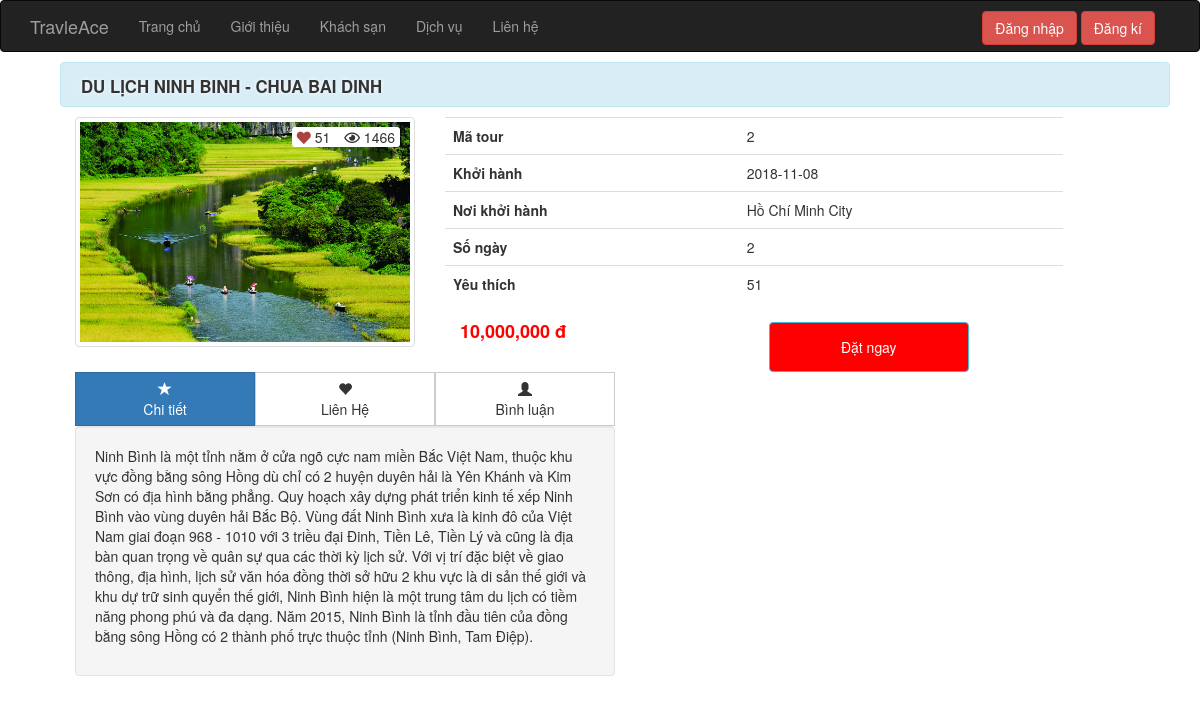
/site/chitiet/chitiet.php?ma_tour=2, run on the app's committed database.
### tables this page shows
CREATE TABLE `tour` (
  `ma_tour` int(11) NOT NULL,
  `ten_tour` varchar(100) NOT NULL,
  `hinh` varchar(50) NOT NULL,
  `ma_kvt` int(11) NOT NULL,
  `gia` float NOT NULL,
  `so_ngay` int(11) NOT NULL,
  `so_luot_xem` int(11) NOT NULL,
  `so_luot_yeu_thich` int(11) NOT NULL,
  `ngay_khoi_hanh` date NOT NULL,
  `noi_khoi_hanh` varchar(50) NOT NULL,
  `chi_tiet` text NOT NULL,
  `tong_so_ve` int(11) NOT NULL,
  `so_ve_da_dat` int(11) NOT NULL
);

### site/chitiet/chitiet.php (called while the page is built, shortened)
<?php
require_once "../../global.php";
require_once "../../pdo.php";
$ma_tour=$_GET['ma_tour'];
$tour=tour_by_ma_tour($ma_tour);
extract($_REQUEST);
extract($tour);
require "../../layout.php";
 ?>

### pdo.php (called while the page is built, shortened)
<?php
function pdo_get_connection(){
    $dburl = "mysql:host=localhost;dbname=duan;charset=utf8";
    $username = 'root';
    $password = '';
    $conn = new PDO($dburl, $username, $password);
    $conn->setAttribute(PDO::ATTR_ERRMODE, PDO::ERRMODE_EXCEPTION);
    return $conn;
}
function pdo_query_one($sql){
    $sql_args = array_slice(func_get_args(), 1);
    try{
        $conn = pdo_get_connection();
        $stmt = $conn->prepare($sql);
        $stmt->execute($sql_args);
        $row = $stmt->fetch(PDO::FETCH_ASSOC);
        return $row;
    }
    catch(PDOException $e){
        throw $e;
    }
    finally{
        unset($conn);
    }
}

### dao/chitiet.php (called while the page is built, shortened)
<?php
	function tour_by_ma_tour($ma_tour){
		$sql="SELECT * from tour where ma_tour=?";
		return pdo_query_one($sql,$ma_tour);
	}
 ?>

### global.php (called while the page is built, shortened)
<?php
$ROOT_URL = "/duan1";

### site/chitiet/chitiet-ui.php (the view, shortened to what this page needs)
<div class="container">
	<div class="col-md-12 chi-tiet-tour">
		<h3 class="alert-info alert tieu-de-top"><a href="#"><?=$ten_tour?></a></h3>
		<div class="col-md-4 img-tour">
			<img width="100%" class="img-responsive img-thumbnail" src="<?=$ROOT_URL?>/css/images/<?=$hinh?>" alt="">
			<div class="tools">
				<a class="yeu-thich" href="chitiet.php?like&ma_tour=<?=$ma_tour?>">
					<span class="fas fa-heart text-danger "></span>
					<span class="so-luot-yt"><?=$so_luot_yeu_thich?></span>
				</a>
				<a class="luot-xem" href="">
					<span class="far fa-eye"></span>
					<span class="so-luot-xem"><?=$so_luot_xem?></span>
				</a>
			</div>
		</div>
		<div class="col-md-7">
			<table class="table table-hover" border="0">
				<tbody>
					<tr>
						<th class="bold">Mã tour</th>
						<td><?=$ma_tour?></td>
					</tr>
					<tr>
						<th class="bold">Khởi hành</th>
						<td><?=$ngay_khoi_hanh?></td>
					</tr>
					<tr>
						<th class="bold">Nơi khởi hành</th>
						<td><?=$noi_khoi_hanh?></td>
					</tr>
					<tr>
						<th class="bold">Số ngày</th>
						<td><?=$so_ngay?></td>
					</tr>
					<tr>
						<th class="bold">Yêu thích</th>
						<td><?=$so_luot_yeu_thich?></td>
					</tr>
				</tbody>
			</table>
			<div class="col-md-6"><h4 class="gia-tour"> <?=number_format($gia) ?> đ</h4></div>
			<div class="col-md-6 "><a href="../dattour/dattour.php?ma_tour=<?=$ma_tour?>"><button type="button" class="btn-info btn btn-dat-tour">Đặt ngay</button></a></div>
		</div>
	</div>
	<div class="container">
	<div class="col-md-6">
    <div class="btn-pref btn-group btn-group-justified btn-group-lg" role="group" aria-label="...">
        <div class="btn-group" role="group">
            <button type="button" id="stars" class="btn btn-primary" href="#tab1" data-toggle="tab"><span class="glyphicon glyphicon-star" aria-hidden="true"></span>
                <div class="hidden-xs">Chi tiết</div>
            </button>
        </div>
        <div class="btn-group" role="group">
            <button type="button" id="favorites" class="btn btn-default" href="#tab2" data-toggle="tab"><span class="glyphicon glyphicon-heart" aria-hidden="true"></span>
                <div class="hidden-xs">Liên Hệ</div>
            </button>
        </div>
        <div class="btn-group" role="group">
            <button type="button" id="following" class="btn btn-default" href="#tab3" data-toggle="tab"><span class="glyphicon glyphicon-user" aria-hidden="true"></span>
                <div class="hidden-xs">Bình luận</div>
            </button>
        </div>
    </div>
        <div class="well">
      <div class="tab-content">
        <div class="tab-pane fade in active" id="tab1">
          <p><?=$chi_tiet?></p>
        </div>
      </div>
    </div>
	</div>
</div>
</div>

### css/main.css (style rules this page uses)
.tieu-de-top { margin: 10px 0; padding: 10px; text-transform: uppercase; text-indent: 10px; font-size: 1.5em; color: #333; text-shadow: 0px 0px 3px white; }

### css/chi_tiet_tour.css (style rules this page uses)
.btn-pref .btn { -webkit-border-radius:0 !important; }
.chi-tiet-tour h3 { font-weight: bold; text-shadow: 0px 0px 4px white; text-transform: uppercase; }
.chi-tiet-tour h3 a { color: #333; font-size: .8em; }
.bold { font-weight: bold; font-size: 1em; }
.gia-tour { padding: 0; margin: 0; color: red; font-weight: bold; }
.btn-dat-tour { background: red; width: 200px; height: 50px; font-size: 1em; }
.img-tour { position: relative; }
.tools { position: absolute; top: 10px; right: 30px; background: #fff; border-radius: 3px; }
.tools a { padding: 0 5px; color: #333; }
.tools a span { font-size: 1em; }
.tools a span.so-luot-yt { font-size: 1em; }

### data on the page
tour: ten_tour "DU LỊCH NINH BINH - CHUA BAI DINH", hinh (picture), so_luot_yeu_thich "51", so_luot_xem "1466", ma_tour "2", ngay_khoi_hanh "2018-11-08", noi_khoi_hanh "Hồ Chí Minh City", so_ngay "2", gia "10,000,000", chi_tiet "Ninh Bình là một tỉnh nằm ở cửa ngõ cực nam miền Bắc Việt Nam, thuộc khu vực đồng bằng sông Hồng dù chỉ có 2 huyện duyên hải là Yên Khánh và Kim Sơn có địa hình bằng phẳng. Quy hoạch xây dựng phát triển kinh tế xếp Ninh Bình vào vùng duyên hải Bắc Bộ. Vùng đất Ninh Bình xưa là kinh đô của Việt Nam giai đoạn 968 - 1010 với 3 triều đại Đinh, Tiền Lê, Tiền Lý và cũng là địa bàn quan trọng về quân sự qua các thời kỳ lịch sử. Với vị trí đặc biệt về giao thông, địa hình, lịch sử văn hóa đồng thời sở hữu 2 khu vực là di sản thế giới và khu dự trữ sinh quyển thế giới, Ninh Bình hiện là một trung tâm du lịch có tiềm năng phong phú và đa dạng. Năm 2015, Ninh Bình là tỉnh đầu tiên của đồng bằng sông…"
